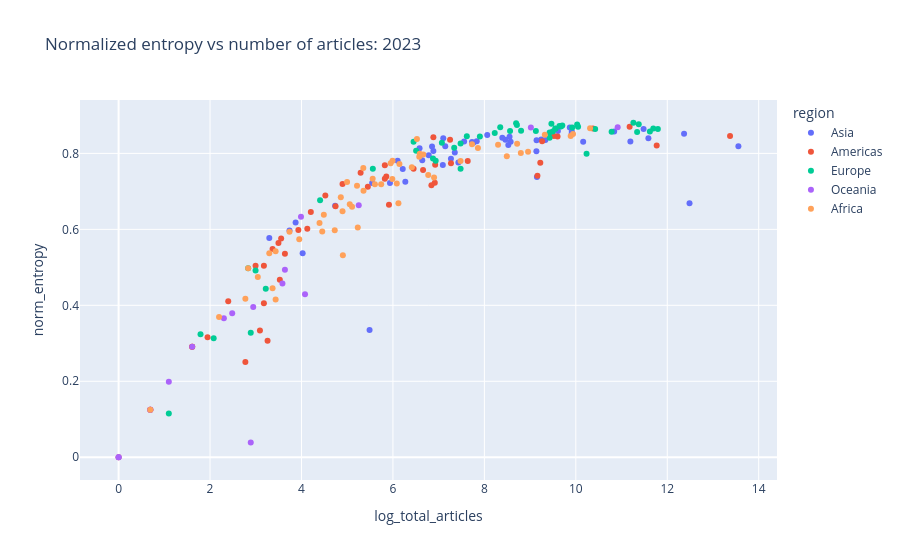

This figure's notebook cell:
### Code cell
px.scatter(
    df_country_stats.reset_index(),
    x="log_total_articles",
    y="norm_entropy",
    title=f"Normalized entropy vs number of articles: {year}",
    color="region",
    hover_name="country",
    hover_data=["region", "total_articles", "norm_entropy"],
)

### Figure 1 — Plotly figure (JSON) as saved in the notebook; plotly's stock layout.template omitted (floating-point values rounded to 4 significant figures)
{"data": [{"customdata": [["Asia", 771534], ["Asia", 264874], ["Asia", 235096], ["Asia", 107755], ["Asia", 96986], ["Asia", 72645], ["Asia", 50973], ["Asia", 25871], ["Asia", 20190], ["Asia", 20136], ["Asia", 19320], ["Asia", 15844], ["Asia", 14885], ["Asia", 11313], ["Asia", 10337], ["Asia", 9406], ["Asia", 9335], ["Asia", 9301], ["Asia", 5295], ["Asia", 5170], ["Asia", 5032], ["Asia", 4726], ["Asia", 4416], ["Asia", 3174], ["Asia", 2522], ["Asia", 2345], ["Asia", 2274], ["Asia", 1914], ["Asia", 1688], ["Asia", 1561], ["Asia", 1435], ["Asia", 1267], ["Asia", 1213], ["Asia", 1202], ["Asia", 977], ["Asia", 949], ["Asia", 883], ["Asia", 766], ["Asia", 722], ["Asia", 529], ["Asia", 500], ["Asia", 447], ["Asia", 378], ["Asia", 256], ["Asia", 242], ["Asia", 114], ["Asia", 56], ["Asia", 48], ["Asia", 42], ["Asia", 27]], "hovertemplate": "<b>%{hovertext}</b><br><br>region=%{customdata[0]}<br>log_total_articles=%{x}<br>norm_entropy=%{y}<br>total_articles=%{customdata[1]}<extra></extra>", "hovertext": ["CN", "ID", "IN", "JP", "TR", "KR", "IR", "MY", "IQ", "PK", "SA", "TH", "IL", "VN", "BD", "UZ", "SG", "PH", "KZ", "AE", "HK", "JO", "NP", "LK", "AZ", "QA", "CY", "LB", "GE", "AM", "TJ", "OM", "KW", "MO", "PS", "YE", "SY", "BH", "MN", "AF", "BN", "KH", "KG", "MM", "TM", "BT", "TL", "LA", "KP", "MV"], "legendgroup": "Asia", "marker": {"color": "#636efa", "symbol": "circle"}, "mode": "markers", "name": "Asia", "orientation": "v", "showlegend": true, "type": "scatter", "x": [13.56, 12.49, 12.37, 11.59, 11.48, 11.19, 10.84, 10.16, 9.913, 9.91, 9.869, 9.671, 9.608, 9.334, 9.243, 9.149, 9.142, 9.138, 8.575, 8.551, 8.524, 8.461, 8.393, 8.063, 7.833, 7.76, 7.729, 7.557, 7.431, 7.353, 7.269, 7.144, 7.101, 7.092, 6.884, 6.855, 6.783, 6.641, 6.582, 6.271, 6.215, 6.103, 5.935, 5.545, 5.489, 4.736, 4.025, 3.871, 3.738, 3.296], "xaxis": "x", "y": [0.8189, 0.6689, 0.8515, 0.8398, 0.864, 0.8316, 0.8579, 0.831, 0.8575, 0.8524, 0.8684, 0.8717, 0.8592, 0.8355, 0.8364, 0.7379, 0.8344, 0.8054, 0.8306, 0.8439, 0.8219, 0.8356, 0.8412, 0.8486, 0.8317, 0.8279, 0.8302, 0.8311, 0.7761, 0.8021, 0.7862, 0.8189, 0.84, 0.7691, 0.8063, 0.8182, 0.795, 0.7818, 0.8137, 0.7254, 0.7587, 0.7805, 0.7223, 0.7223, 0.335, 0.662, 0.537, 0.6178, 0.5973, 0.5775], "yaxis": "y"}, {"customdata": [["Americas", 642572], ["Americas", 129180], ["Americas", 71459], ["Americas", 32017], ["Americas", 14785], ["Americas", 13647], ["Americas", 10549], ["Americas", 10128], ["Americas", 9516], ["Americas", 2071], ["Americas", 1436], ["Americas", 1408], ["Americas", 1016], ["Americas", 1008], ["Americas", 977], ["Americas", 936], ["Americas", 780], ["Americas", 634], ["Americas", 370], ["Americas", 349], ["Americas", 338], ["Americas", 338], ["Americas", 233], ["Americas", 199], ["Americas", 134], ["Americas", 115], ["Americas", 92], ["Americas", 67], ["Americas", 62], ["Americas", 51], ["Americas", 38], ["Americas", 35], ["Americas", 34], ["Americas", 33], ["Americas", 29], ["Americas", 26], ["Americas", 24], ["Americas", 24], ["Americas", 22], ["Americas", 20], ["Americas", 16], ["Americas", 11], ["Americas", 7], ["Americas", 5], ["Americas", 5], ["Americas", 2], ["Americas", 2], ["Americas", 1]], "hovertemplate": "<b>%{hovertext}</b><br><br>region=%{customdata[0]}<br>log_total_articles=%{x}<br>norm_entropy=%{y}<br>total_articles=%{customdata[1]}<extra></extra>", "hovertext": ["US", "BR", "CA", "MX", "CO", "AR", "CL", "PE", "EC", "CR", "VE", "UY", "CU", "PY", "PR", "PA", "BO", "GT", "SV", "NI", "HN", "TT", "DO", "JM", "GY", "AG", "BB", "GF", "GD", "GP", "SR", "BS", "HT", "MQ", "KN", "MS", "GL", "VI", "KY", "TC", "VG", "LC", "VC", "BZ", "DM", "BM", "FK", "AW"], "legendgroup": "Americas", "marker": {"color": "#EF553B", "symbol": "circle"}, "mode": "markers", "name": "Americas", "orientation": "v", "showlegend": true, "type": "scatter", "x": [13.37, 11.77, 11.18, 10.37, 9.601, 9.521, 9.264, 9.223, 9.161, 7.636, 7.27, 7.25, 6.924, 6.916, 6.884, 6.842, 6.659, 6.452, 5.914, 5.855, 5.823, 5.823, 5.451, 5.293, 4.898, 4.745, 4.522, 4.205, 4.127, 3.932, 3.638, 3.555, 3.526, 3.497, 3.367, 3.258, 3.178, 3.178, 3.091, 2.996, 2.773, 2.398, 1.946, 1.609, 1.609, 0.6931, 0.6931, 0.0], "xaxis": "x", "y": [0.8458, 0.8211, 0.8699, 0.8654, 0.8447, 0.8456, 0.8321, 0.7756, 0.7413, 0.7798, 0.7739, 0.8361, 0.7699, 0.7225, 0.8423, 0.7164, 0.7566, 0.7594, 0.6647, 0.7394, 0.733, 0.7685, 0.7125, 0.7491, 0.7196, 0.6611, 0.6891, 0.6454, 0.6019, 0.5986, 0.5357, 0.5758, 0.4676, 0.564, 0.5485, 0.3067, 0.4055, 0.5042, 0.3339, 0.5042, 0.2507, 0.4109, 0.3161, 0.2911, 0.2911, 0.1254, 0.1254, -0.0], "yaxis": "y"}, {"customdata": [["Europe", 132503], ["Europe", 119917], ["Europe", 111253], ["Europe", 87193], ["Europe", 84160], ["Europe", 77581], ["Europe", 48197], ["Europe", 33632], ["Europe", 27866], ["Europe", 23149], ["Europe", 22681], ["Europe", 20375], ["Europe", 16392], ["Europe", 15906], ["Europe", 15390], ["Europe", 14122], ["Europe", 14085], ["Europe", 13293], ["Europe", 12917], ["Europe", 12422], ["Europe", 12418], ["Europe", 9194], ["Europe", 6655], ["Europe", 6074], ["Europe", 5968], ["Europe", 5230], ["Europe", 4216], ["Europe", 3740], ["Europe", 2703], ["Europe", 2031], ["Europe", 1772], ["Europe", 1772], ["Europe", 1541], ["Europe", 1177], ["Europe", 1028], ["Europe", 969], ["Europe", 670], ["Europe", 634], ["Europe", 260], ["Europe", 82], ["Europe", 25], ["Europe", 20], ["Europe", 18], ["Europe", 17], ["Europe", 8], ["Europe", 6], ["Europe", 3]], "hovertemplate": "<b>%{hovertext}</b><br><br>region=%{customdata[0]}<br>log_total_articles=%{x}<br>norm_entropy=%{y}<br>total_articles=%{customdata[1]}<extra></extra>", "hovertext": ["DE", "GB", "RU", "IT", "FR", "ES", "PL", "NL", "UA", "CH", "PT", "SE", "GR", "BE", "RO", "AT", "DK", "NO", "CZ", "FI", "HU", "IE", "HR", "RS", "BG", "SK", "SI", "LT", "LV", "BY", "MD", "EE", "BA", "MK", "LU", "AL", "IS", "MT", "ME", "LI", "VA", "MC", "SM", "FO", "AD", "GI", "SJ"], "legendgroup": "Europe", "marker": {"color": "#00cc96", "symbol": "circle"}, "mode": "markers", "name": "Europe", "orientation": "v", "showlegend": true, "type": "scatter", "x": [11.79, 11.69, 11.62, 11.38, 11.34, 11.26, 10.78, 10.42, 10.24, 10.05, 10.03, 9.922, 9.705, 9.674, 9.641, 9.555, 9.553, 9.495, 9.466, 9.427, 9.427, 9.126, 8.803, 8.712, 8.694, 8.562, 8.347, 8.227, 7.902, 7.616, 7.48, 7.48, 7.34, 7.071, 6.935, 6.876, 6.507, 6.452, 5.561, 4.407, 3.219, 2.996, 2.89, 2.833, 2.079, 1.792, 1.099], "xaxis": "x", "y": [0.8641, 0.8656, 0.8579, 0.877, 0.8562, 0.8807, 0.8573, 0.8642, 0.7988, 0.87, 0.8762, 0.8684, 0.8733, 0.8711, 0.8718, 0.8651, 0.8657, 0.8577, 0.8778, 0.8547, 0.8415, 0.8589, 0.8594, 0.8746, 0.8793, 0.8592, 0.8686, 0.8536, 0.8445, 0.8449, 0.7595, 0.826, 0.8149, 0.8281, 0.7807, 0.7864, 0.8069, 0.8307, 0.7594, 0.6769, 0.4437, 0.4916, 0.3277, 0.4976, 0.3134, 0.324, 0.1151], "yaxis": "y"}, {"customdata": [["Oceania", 55026], ["Oceania", 8240], ["Oceania", 191], ["Oceania", 59], ["Oceania", 54], ["Oceania", 38], ["Oceania", 36], ["Oceania", 19], ["Oceania", 18], ["Oceania", 12], ["Oceania", 10], ["Oceania", 5], ["Oceania", 3], ["Oceania", 2], ["Oceania", 2], ["Oceania", 1], ["Oceania", 1]], "hovertemplate": "<b>%{hovertext}</b><br><br>region=%{customdata[0]}<br>log_total_articles=%{x}<br>norm_entropy=%{y}<br>total_articles=%{customdata[1]}<extra></extra>", "hovertext": ["AU", "NZ", "FJ", "GU", "PG", "PF", "NC", "NU", "SB", "WS", "PW", "VU", "KI", "TO", "FM", "AS", "TV"], "legendgroup": "Oceania", "marker": {"color": "#ab63fa", "symbol": "circle"}, "mode": "markers", "name": "Oceania", "orientation": "v", "showlegend": true, "type": "scatter", "x": [10.92, 9.017, 5.252, 4.078, 3.989, 3.638, 3.584, 2.944, 2.89, 2.485, 2.303, 1.609, 1.099, 0.6931, 0.6931, 0.0, 0.0], "xaxis": "x", "y": [0.8685, 0.8685, 0.6638, 0.4294, 0.6335, 0.4937, 0.4574, 0.3956, 0.0388, 0.3788, 0.3663, 0.2911, 0.1987, 0.1254, 0.1254, -0.0, -0.0], "yaxis": "y"}, {"customdata": [["Africa", 30090], ["Africa", 20723], ["Africa", 19694], ["Africa", 11183], ["Africa", 7754], ["Africa", 6619], ["Africa", 6105], ["Africa", 4872], ["Africa", 4023], ["Africa", 2590], ["Africa", 2276], ["Africa", 1771], ["Africa", 992], ["Africa", 873], ["Africa", 784], ["Africa", 726], ["Africa", 718], ["Africa", 682], ["Africa", 610], ["Africa", 465], ["Africa", 455], ["Africa", 439], ["Africa", 400], ["Africa", 398], ["Africa", 384], ["Africa", 312], ["Africa", 272], ["Africa", 259], ["Africa", 212], ["Africa", 211], ["Africa", 187], ["Africa", 184], ["Africa", 165], ["Africa", 157], ["Africa", 148], ["Africa", 135], ["Africa", 134], ["Africa", 129], ["Africa", 113], ["Africa", 89], ["Africa", 86], ["Africa", 81], ["Africa", 52], ["Africa", 42], ["Africa", 31], ["Africa", 31], ["Africa", 29], ["Africa", 27], ["Africa", 21], ["Africa", 17], ["Africa", 16], ["Africa", 9], ["Africa", 2]], "hovertemplate": "<b>%{hovertext}</b><br><br>region=%{customdata[0]}<br>log_total_articles=%{x}<br>norm_entropy=%{y}<br>total_articles=%{customdata[1]}<extra></extra>", "hovertext": ["EG", "NG", "ZA", "MA", "ET", "DZ", "TN", "KE", "GH", "TZ", "CM", "UG", "ZW", "CI", "SD", "SN", "ZM", "LY", "BJ", "CD", "MZ", "BF", "SS", "RW", "BW", "MW", "MU", "TG", "ML", "CG", "RE", "BI", "AO", "SO", "MG", "ST", "SL", "NE", "GN", "GA", "LS", "GM", "SZ", "TD", "GW", "CF", "DJ", "ER", "MR", "LR", "SC", "CV", "GQ"], "legendgroup": "Africa", "marker": {"color": "#FFA15A", "symbol": "circle"}, "mode": "markers", "name": "Africa", "orientation": "v", "showlegend": true, "type": "scatter", "x": [10.31, 9.939, 9.888, 9.322, 8.956, 8.798, 8.717, 8.491, 8.3, 7.859, 7.73, 7.479, 6.9, 6.772, 6.664, 6.588, 6.576, 6.525, 6.413, 6.142, 6.12, 6.084, 5.991, 5.986, 5.951, 5.743, 5.606, 5.557, 5.357, 5.352, 5.231, 5.215, 5.106, 5.056, 4.997, 4.905, 4.898, 4.86, 4.727, 4.489, 4.454, 4.394, 3.951, 3.738, 3.434, 3.434, 3.367, 3.296, 3.045, 2.833, 2.773, 2.197, 0.6931], "xaxis": "x", "y": [0.8664, 0.8514, 0.8455, 0.8493, 0.8044, 0.8012, 0.8255, 0.7922, 0.8229, 0.814, 0.8243, 0.7797, 0.7365, 0.7433, 0.7968, 0.7988, 0.7911, 0.8379, 0.7637, 0.7718, 0.6687, 0.721, 0.7807, 0.7328, 0.7739, 0.719, 0.7185, 0.7332, 0.7015, 0.7617, 0.6051, 0.7146, 0.6593, 0.6662, 0.7248, 0.5321, 0.6476, 0.6847, 0.5975, 0.6383, 0.5943, 0.6165, 0.5741, 0.5939, 0.4155, 0.5421, 0.4447, 0.5368, 0.4745, 0.4976, 0.4172, 0.3695, 0.1254], "yaxis": "y"}], "layout": {"legend": {"title": {"text": "region"}, "tracegroupgap": 0}, "title": {"text": "Normalized entropy vs number of articles: 2023"}, "xaxis": {"anchor": "y", "domain": [0, 1], "title": {"text": "log_total_articles"}}, "yaxis": {"anchor": "x", "domain": [0, 1], "title": {"text": "norm_entropy"}}}}
